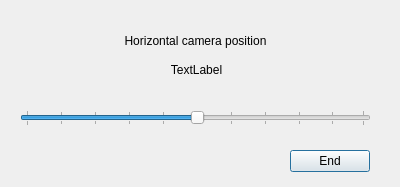
<?xml version="1.0" encoding="UTF-8"?>
<ui version="4.0">
 <class>horizonslider</class>
 <widget class="QDialog" name="horizonslider">
  <property name="geometry">
   <rect>
    <x>0</x>
    <y>0</y>
    <width>400</width>
    <height>187</height>
   </rect>
  </property>
  <property name="windowTitle">
   <string>Dialog</string>
  </property>
  <widget class="QLabel" name="label">
   <property name="geometry">
    <rect>
     <x>20</x>
     <y>30</y>
     <width>351</width>
     <height>21</height>
    </rect>
   </property>
   <property name="text">
    <string>Horizontal camera position</string>
   </property>
   <property name="alignment">
    <set>Qt::AlignCenter</set>
   </property>
  </widget>
  <widget class="QSlider" name="horizontalSlider">
   <property name="geometry">
    <rect>
     <x>20</x>
     <y>110</y>
     <width>351</width>
     <height>16</height>
    </rect>
   </property>
   <property name="value">
    <number>50</number>
   </property>
   <property name="sliderPosition">
    <number>50</number>
   </property>
   <property name="orientation">
    <enum>Qt::Horizontal</enum>
   </property>
   <property name="tickPosition">
    <enum>QSlider::TicksBothSides</enum>
   </property>
   <property name="tickInterval">
    <number>10</number>
   </property>
  </widget>
  <widget class="QPushButton" name="pushButton">
   <property name="geometry">
    <rect>
     <x>290</x>
     <y>150</y>
     <width>80</width>
     <height>22</height>
    </rect>
   </property>
   <property name="text">
    <string>End</string>
   </property>
  </widget>
  <widget class="QLabel" name="Poslabel">
   <property name="geometry">
    <rect>
     <x>116</x>
     <y>60</y>
     <width>161</width>
     <height>20</height>
    </rect>
   </property>
   <property name="text">
    <string>TextLabel</string>
   </property>
   <property name="alignment">
    <set>Qt::AlignCenter</set>
   </property>
  </widget>
 </widget>
 <resources/>
 <connections>
  <connection>
   <sender>pushButton</sender>
   <signal>pressed()</signal>
   <receiver>horizonslider</receiver>
   <slot>close()</slot>
   <hints>
    <hint type="sourcelabel">
     <x>329</x>
     <y>130</y>
    </hint>
    <hint type="destinationlabel">
     <x>199</x>
     <y>75</y>
    </hint>
   </hints>
  </connection>
  <connection>
   <sender>horizontalSlider</sender>
   <signal>sliderMoved(int)</signal>
   <receiver>Poslabel</receiver>
   <slot>setNum(int)</slot>
   <hints>
    <hint type="sourcelabel">
     <x>195</x>
     <y>117</y>
    </hint>
    <hint type="destinationlabel">
     <x>196</x>
     <y>69</y>
    </hint>
   </hints>
  </connection>
 </connections>
</ui>
